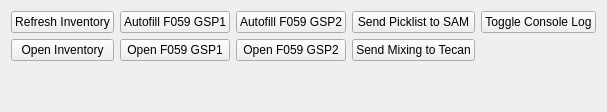
            <widget class="QWidget" name="tab_7">
             <attribute name="title">
              <string>Advanced Actions</string>
             </attribute>
             <layout class="QGridLayout" name="gridLayout_2">
              <item row="0" column="0">
               <layout class="QGridLayout" name="grid_layout_main_actions">
                <item row="0" column="3">
                 <widget class="QPushButton" name="btn_pick_to_SAM">
                  <property name="sizePolicy">
                   <sizepolicy hsizetype="Minimum" vsizetype="Fixed">
                    <horstretch>0</horstretch>
                    <verstretch>0</verstretch>
                   </sizepolicy>
                  </property>
                  <property name="text">
                   <string>Send Picklist to SAM</string>
                  </property>
                 </widget>
                </item>
                <item row="1" column="2">
                 <widget class="QPushButton" name="btn_open_F059_GSP2">
                  <property name="sizePolicy">
                   <sizepolicy hsizetype="Minimum" vsizetype="Fixed">
                    <horstretch>0</horstretch>
                    <verstretch>0</verstretch>
                   </sizepolicy>
                  </property>
                  <property name="text">
                   <string>Open F059 GSP2</string>
                  </property>
                 </widget>
                </item>
                <item row="1" column="1">
                 <widget class="QPushButton" name="btn_open_F059_GSP1">
                  <property name="sizePolicy">
                   <sizepolicy hsizetype="Minimum" vsizetype="Fixed">
                    <horstretch>0</horstretch>
                    <verstretch>0</verstretch>
                   </sizepolicy>
                  </property>
                  <property name="text">
                   <string>Open F059 GSP1</string>
                  </property>
                 </widget>
                </item>
                <item row="1" column="0">
                 <widget class="QPushButton" name="btn_open_inv_wi_tab">
                  <property name="sizePolicy">
                   <sizepolicy hsizetype="Minimum" vsizetype="Fixed">
                    <horstretch>0</horstretch>
                    <verstretch>0</verstretch>
                   </sizepolicy>
                  </property>
                  <property name="text">
                   <string>Open Inventory</string>
                  </property>
                 </widget>
                </item>
                <item row="0" column="2">
                 <widget class="QPushButton" name="btn_autofill_F059_GSP2">
                  <property name="sizePolicy">
                   <sizepolicy hsizetype="Minimum" vsizetype="Fixed">
                    <horstretch>0</horstretch>
                    <verstretch>0</verstretch>
                   </sizepolicy>
                  </property>
                  <property name="text">
                   <string>Autofill F059 GSP2</string>
                  </property>
                 </widget>
                </item>
                <item row="0" column="0">
                 <widget class="QPushButton" name="btn_refresh_inv_wi_tab">
                  <property name="sizePolicy">
                   <sizepolicy hsizetype="Minimum" vsizetype="Fixed">
                    <horstretch>0</horstretch>
                    <verstretch>0</verstretch>
                   </sizepolicy>
                  </property>
                  <property name="text">
                   <string>Refresh Inventory</string>
                  </property>
                 </widget>
                </item>
                <item row="1" column="3">
                 <widget class="QPushButton" name="btn_mix_to_Tecan">
                  <property name="sizePolicy">
                   <sizepolicy hsizetype="Minimum" vsizetype="Fixed">
                    <horstretch>0</horstretch>
                    <verstretch>0</verstretch>
                   </sizepolicy>
                  </property>
                  <property name="text">
                   <string>Send Mixing to Tecan</string>
                  </property>
                 </widget>
                </item>
                <item row="0" column="1">
                 <widget class="QPushButton" name="btn_autofill_F059_GSP1">
                  <property name="sizePolicy">
                   <sizepolicy hsizetype="Minimum" vsizetype="Fixed">
                    <horstretch>0</horstretch>
                    <verstretch>0</verstretch>
                   </sizepolicy>
                  </property>
                  <property name="text">
                   <string>Autofill F059 GSP1</string>
                  </property>
                 </widget>
                </item>
                <item row="2" column="2">
                 <spacer name="verticalSpacer">
                  <property name="orientation">
                   <enum>Qt::Vertical</enum>
                  </property>
                  <property name="sizeHint" stdset="0">
                   <size>
                    <width>20</width>
                    <height>40</height>
                   </size>
                  </property>
                 </spacer>
                </item>
                <item row="0" column="4">
                 <widget class="QPushButton" name="btn_console_log_toggle">
                  <property name="sizePolicy">
                   <sizepolicy hsizetype="Minimum" vsizetype="Fixed">
                    <horstretch>0</horstretch>
                    <verstretch>0</verstretch>
                   </sizepolicy>
                  </property>
                  <property name="text">
                   <string>Toggle Console Log</string>
                  </property>
                 </widget>
                </item>
               </layout>
              </item>
             </layout>
            </widget>
